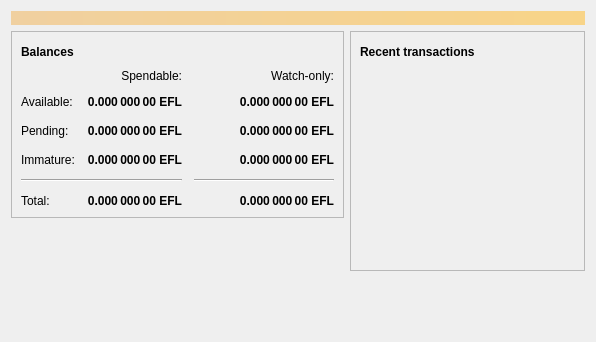
<?xml version="1.0" encoding="UTF-8"?>
<ui version="4.0">
 <class>OverviewPage</class>
 <widget class="QWidget" name="OverviewPage">
  <property name="geometry">
   <rect>
    <x>0</x>
    <y>0</y>
    <width>596</width>
    <height>342</height>
   </rect>
  </property>
  <property name="windowTitle">
   <string>Form</string>
  </property>
  <layout class="QVBoxLayout" name="topLayout">
   <item>
    <widget class="QLabel" name="labelAlerts">
     <property name="visible">
      <bool>false</bool>
     </property>
     <property name="styleSheet">
      <string notr="true">QLabel { background-color: qlineargradient(x1: 0, y1: 0, x2: 1, y2: 0, stop:0 #F0D0A0, stop:1 #F8D488); color:#000000; }</string>
     </property>
     <property name="wordWrap">
      <bool>true</bool>
     </property>
     <property name="margin">
      <number>3</number>
     </property>
     <property name="textInteractionFlags">
      <set>Qt::TextSelectableByMouse</set>
     </property>
    </widget>
   </item>
   <item>
    <layout class="QHBoxLayout" name="horizontalLayout" stretch="1,1">
     <item>
      <layout class="QVBoxLayout" name="verticalLayout_2">
       <item>
        <widget class="QFrame" name="frame">
         <property name="frameShape">
          <enum>QFrame::StyledPanel</enum>
         </property>
         <property name="frameShadow">
          <enum>QFrame::Raised</enum>
         </property>
         <layout class="QVBoxLayout" name="verticalLayout_4">
          <item>
           <layout class="QHBoxLayout" name="horizontalLayout_4">
            <item>
             <widget class="QLabel" name="label_5">
              <property name="font">
               <font>
                <weight>75</weight>
                <bold>true</bold>
               </font>
              </property>
              <property name="text">
               <string>Balances</string>
              </property>
             </widget>
            </item>
            <item>
             <widget class="QPushButton" name="labelWalletStatus">
              <property name="enabled">
               <bool>false</bool>
              </property>
              <property name="maximumSize">
               <size>
                <width>30</width>
                <height>16777215</height>
               </size>
              </property>
              <property name="toolTip">
               <string>The displayed information may be out of date. Your wallet automatically synchronizes with the e-Gulden network after a connection is established, but this process has not completed yet.</string>
              </property>
              <property name="text">
               <string/>
              </property>
              <property name="icon">
               <iconset resource="../bitcoin.qrc">
                <normaloff>:/icons/warning</normaloff>
                <disabledoff>:/icons/warning</disabledoff>:/icons/warning</iconset>
              </property>
              <property name="iconSize">
               <size>
                <width>24</width>
                <height>24</height>
               </size>
              </property>
              <property name="flat">
               <bool>true</bool>
              </property>
             </widget>
            </item>
            <item>
             <spacer name="horizontalSpacer_3">
              <property name="orientation">
               <enum>Qt::Horizontal</enum>
              </property>
              <property name="sizeHint" stdset="0">
               <size>
                <width>40</width>
                <height>20</height>
               </size>
              </property>
             </spacer>
            </item>
           </layout>
          </item>
          <item>
           <layout class="QGridLayout" name="gridLayout">
            <property name="spacing">
             <number>12</number>
            </property>
            <item row="2" column="2">
             <widget class="QLabel" name="labelWatchPending">
              <property name="font">
               <font>
                <weight>75</weight>
                <bold>true</bold>
               </font>
              </property>
              <property name="cursor">
               <cursorShape>IBeamCursor</cursorShape>
              </property>
              <property name="toolTip">
               <string>Unconfirmed transactions to watch-only addresses</string>
              </property>
              <property name="text">
               <string notr="true">0.000 000 00 EFL</string>
              </property>
              <property name="alignment">
               <set>Qt::AlignRight|Qt::AlignTrailing|Qt::AlignVCenter</set>
              </property>
              <property name="textInteractionFlags">
               <set>Qt::LinksAccessibleByMouse|Qt::TextSelectableByKeyboard|Qt::TextSelectableByMouse</set>
              </property>
             </widget>
            </item>
            <item row="2" column="1">
             <widget class="QLabel" name="labelUnconfirmed">
              <property name="font">
               <font>
                <weight>75</weight>
                <bold>true</bold>
               </font>
              </property>
              <property name="cursor">
               <cursorShape>IBeamCursor</cursorShape>
              </property>
              <property name="toolTip">
               <string>Total of transactions that have yet to be confirmed, and do not yet count toward the spendable balance</string>
              </property>
              <property name="text">
               <string notr="true">0.000 000 00 EFL</string>
              </property>
              <property name="alignment">
               <set>Qt::AlignRight|Qt::AlignTrailing|Qt::AlignVCenter</set>
              </property>
              <property name="textInteractionFlags">
               <set>Qt::LinksAccessibleByMouse|Qt::TextSelectableByKeyboard|Qt::TextSelectableByMouse</set>
              </property>
             </widget>
            </item>
            <item row="3" column="2">
             <widget class="QLabel" name="labelWatchImmature">
              <property name="font">
               <font>
                <weight>75</weight>
                <bold>true</bold>
               </font>
              </property>
              <property name="cursor">
               <cursorShape>IBeamCursor</cursorShape>
              </property>
              <property name="toolTip">
               <string>Mined balance in watch-only addresses that has not yet matured</string>
              </property>
              <property name="text">
               <string notr="true">0.000 000 00 EFL</string>
              </property>
              <property name="alignment">
               <set>Qt::AlignRight|Qt::AlignTrailing|Qt::AlignVCenter</set>
              </property>
              <property name="textInteractionFlags">
               <set>Qt::LinksAccessibleByMouse|Qt::TextSelectableByKeyboard|Qt::TextSelectableByMouse</set>
              </property>
             </widget>
            </item>
            <item row="4" column="0" colspan="2">
             <widget class="Line" name="line">
              <property name="orientation">
               <enum>Qt::Horizontal</enum>
              </property>
             </widget>
            </item>
            <item row="4" column="2">
             <widget class="Line" name="lineWatchBalance">
              <property name="sizePolicy">
               <sizepolicy hsizetype="Preferred" vsizetype="Fixed">
                <horstretch>0</horstretch>
                <verstretch>0</verstretch>
               </sizepolicy>
              </property>
              <property name="minimumSize">
               <size>
                <width>140</width>
                <height>0</height>
               </size>
              </property>
              <property name="orientation">
               <enum>Qt::Horizontal</enum>
              </property>
             </widget>
            </item>
            <item row="5" column="0">
             <widget class="QLabel" name="labelTotalText">
              <property name="text">
               <string>Total:</string>
              </property>
             </widget>
            </item>
            <item row="3" column="1">
             <widget class="QLabel" name="labelImmature">
              <property name="font">
               <font>
                <weight>75</weight>
                <bold>true</bold>
               </font>
              </property>
              <property name="cursor">
               <cursorShape>IBeamCursor</cursorShape>
              </property>
              <property name="toolTip">
               <string>Mined balance that has not yet matured</string>
              </property>
              <property name="text">
               <string notr="true">0.000 000 00 EFL</string>
              </property>
              <property name="alignment">
               <set>Qt::AlignRight|Qt::AlignTrailing|Qt::AlignVCenter</set>
              </property>
              <property name="textInteractionFlags">
               <set>Qt::LinksAccessibleByMouse|Qt::TextSelectableByKeyboard|Qt::TextSelectableByMouse</set>
              </property>
             </widget>
            </item>
            <item row="2" column="3">
             <spacer name="horizontalSpacer_2">
              <property name="orientation">
               <enum>Qt::Horizontal</enum>
              </property>
              <property name="sizeHint" stdset="0">
               <size>
                <width>40</width>
                <height>20</height>
               </size>
              </property>
             </spacer>
            </item>
            <item row="3" column="0">
             <widget class="QLabel" name="labelImmatureText">
              <property name="text">
               <string>Immature:</string>
              </property>
             </widget>
            </item>
            <item row="5" column="1">
             <widget class="QLabel" name="labelTotal">
              <property name="font">
               <font>
                <weight>75</weight>
                <bold>true</bold>
               </font>
              </property>
              <property name="cursor">
               <cursorShape>IBeamCursor</cursorShape>
              </property>
              <property name="toolTip">
               <string>Your current total balance</string>
              </property>
              <property name="text">
               <string notr="true">0.000 000 00 EFL</string>
              </property>
              <property name="alignment">
               <set>Qt::AlignRight|Qt::AlignTrailing|Qt::AlignVCenter</set>
              </property>
              <property name="textInteractionFlags">
               <set>Qt::LinksAccessibleByMouse|Qt::TextSelectableByKeyboard|Qt::TextSelectableByMouse</set>
              </property>
             </widget>
            </item>
            <item row="5" column="2">
             <widget class="QLabel" name="labelWatchTotal">
              <property name="font">
               <font>
                <weight>75</weight>
                <bold>true</bold>
               </font>
              </property>
              <property name="cursor">
               <cursorShape>IBeamCursor</cursorShape>
              </property>
              <property name="toolTip">
               <string>Current total balance in watch-only addresses</string>
              </property>
              <property name="text">
               <string notr="true">0.000 000 00 EFL</string>
              </property>
              <property name="alignment">
               <set>Qt::AlignRight|Qt::AlignTrailing|Qt::AlignVCenter</set>
              </property>
              <property name="textInteractionFlags">
               <set>Qt::LinksAccessibleByMouse|Qt::TextSelectableByKeyboard|Qt::TextSelectableByMouse</set>
              </property>
             </widget>
            </item>
            <item row="0" column="2">
             <widget class="QLabel" name="labelWatchonly">
              <property name="text">
               <string>Watch-only:</string>
              </property>
              <property name="alignment">
               <set>Qt::AlignRight|Qt::AlignTrailing|Qt::AlignVCenter</set>
              </property>
             </widget>
            </item>
            <item row="1" column="0">
             <widget class="QLabel" name="labelBalanceText">
              <property name="text">
               <string>Available:</string>
              </property>
             </widget>
            </item>
            <item row="1" column="1">
             <widget class="QLabel" name="labelBalance">
              <property name="font">
               <font>
                <weight>75</weight>
                <bold>true</bold>
               </font>
              </property>
              <property name="cursor">
               <cursorShape>IBeamCursor</cursorShape>
              </property>
              <property name="toolTip">
               <string>Your current spendable balance</string>
              </property>
              <property name="text">
               <string notr="true">0.000 000 00 EFL</string>
              </property>
              <property name="alignment">
               <set>Qt::AlignRight|Qt::AlignTrailing|Qt::AlignVCenter</set>
              </property>
              <property name="textInteractionFlags">
               <set>Qt::LinksAccessibleByMouse|Qt::TextSelectableByKeyboard|Qt::TextSelectableByMouse</set>
              </property>
             </widget>
            </item>
            <item row="1" column="2">
             <widget class="QLabel" name="labelWatchAvailable">
              <property name="font">
               <font>
                <weight>75</weight>
                <bold>true</bold>
               </font>
              </property>
              <property name="cursor">
               <cursorShape>IBeamCursor</cursorShape>
              </property>
              <property name="toolTip">
               <string>Your current balance in watch-only addresses</string>
              </property>
              <property name="text">
               <string notr="true">0.000 000 00 EFL</string>
              </property>
              <property name="alignment">
               <set>Qt::AlignRight|Qt::AlignTrailing|Qt::AlignVCenter</set>
              </property>
              <property name="textInteractionFlags">
               <set>Qt::LinksAccessibleByMouse|Qt::TextSelectableByKeyboard|Qt::TextSelectableByMouse</set>
              </property>
             </widget>
            </item>
            <item row="2" column="0">
             <widget class="QLabel" name="labelPendingText">
              <property name="text">
               <string>Pending:</string>
              </property>
             </widget>
            </item>
            <item row="0" column="1">
             <widget class="QLabel" name="labelSpendable">
              <property name="text">
               <string>Spendable:</string>
              </property>
              <property name="alignment">
               <set>Qt::AlignRight|Qt::AlignTrailing|Qt::AlignVCenter</set>
              </property>
             </widget>
            </item>
           </layout>
          </item>
         </layout>
        </widget>
       </item>
       <item>
        <spacer name="verticalSpacer">
         <property name="orientation">
          <enum>Qt::Vertical</enum>
         </property>
         <property name="sizeHint" stdset="0">
          <size>
           <width>20</width>
           <height>40</height>
          </size>
         </property>
        </spacer>
       </item>
      </layout>
     </item>
     <item>
      <layout class="QVBoxLayout" name="verticalLayout_3">
       <item>
        <widget class="QFrame" name="frame_2">
         <property name="frameShape">
          <enum>QFrame::StyledPanel</enum>
         </property>
         <property name="frameShadow">
          <enum>QFrame::Raised</enum>
         </property>
         <layout class="QVBoxLayout" name="verticalLayout">
          <item>
           <layout class="QHBoxLayout" name="horizontalLayout_2">
            <item>
             <widget class="QLabel" name="label_4">
              <property name="font">
               <font>
                <weight>75</weight>
                <bold>true</bold>
               </font>
              </property>
              <property name="text">
               <string>Recent transactions</string>
              </property>
             </widget>
            </item>
            <item>
             <widget class="QPushButton" name="labelTransactionsStatus">
              <property name="enabled">
               <bool>false</bool>
              </property>
              <property name="maximumSize">
               <size>
                <width>30</width>
                <height>16777215</height>
               </size>
              </property>
              <property name="toolTip">
               <string>The displayed information may be out of date. Your wallet automatically synchronizes with the e-Gulden network after a connection is established, but this process has not completed yet.</string>
              </property>
              <property name="text">
               <string/>
              </property>
              <property name="icon">
               <iconset resource="../bitcoin.qrc">
                <normaloff>:/icons/warning</normaloff>
                <disabledoff>:/icons/warning</disabledoff>:/icons/warning</iconset>
              </property>
              <property name="iconSize">
               <size>
                <width>24</width>
                <height>24</height>
               </size>
              </property>
              <property name="flat">
               <bool>true</bool>
              </property>
             </widget>
            </item>
            <item>
             <spacer name="horizontalSpacer">
              <property name="orientation">
               <enum>Qt::Horizontal</enum>
              </property>
              <property name="sizeHint" stdset="0">
               <size>
                <width>40</width>
                <height>20</height>
               </size>
              </property>
             </spacer>
            </item>
           </layout>
          </item>
          <item>
           <widget class="QListView" name="listTransactions">
            <property name="styleSheet">
             <string notr="true">QListView { background: transparent; }</string>
            </property>
            <property name="frameShape">
             <enum>QFrame::NoFrame</enum>
            </property>
            <property name="verticalScrollBarPolicy">
             <enum>Qt::ScrollBarAlwaysOff</enum>
            </property>
            <property name="horizontalScrollBarPolicy">
             <enum>Qt::ScrollBarAlwaysOff</enum>
            </property>
            <property name="selectionMode">
             <enum>QAbstractItemView::NoSelection</enum>
            </property>
           </widget>
          </item>
         </layout>
        </widget>
       </item>
       <item>
        <spacer name="verticalSpacer_2">
         <property name="orientation">
          <enum>Qt::Vertical</enum>
         </property>
         <property name="sizeHint" stdset="0">
          <size>
           <width>20</width>
           <height>40</height>
          </size>
         </property>
        </spacer>
       </item>
      </layout>
     </item>
    </layout>
   </item>
  </layout>
 </widget>
 <resources/>
 <connections/>
</ui>
